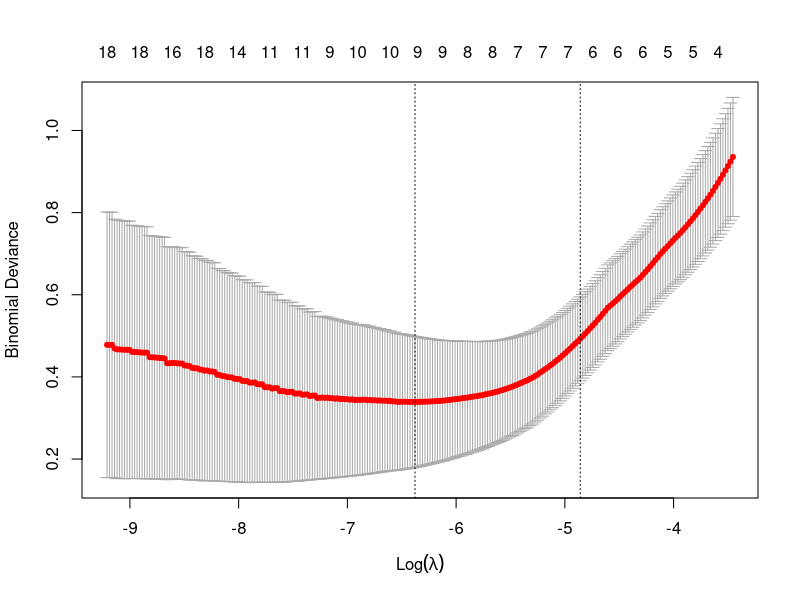
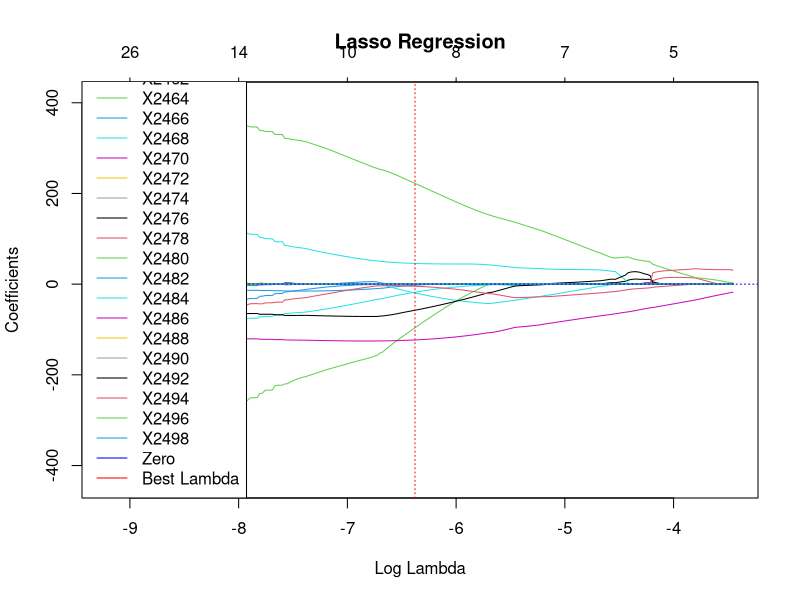

The R source for these figures, in order:
## ---- chunk 1
knitr::opts_chunk$set(echo = TRUE)
rm(list=ls()); graphics.off()
## ---- chunk 2
# Load the dataset
cookies_data <- read.csv(file = "cookies.csv", header = TRUE)
# Create the binary target variable YBin
YBin <- as.numeric(cookies_data$fat > median(cookies_data$fat))

# Computation (mean, standard deviation, minimum and maximum)
cookies_data$mean <- rowMeans(cookies_data[, 2:701])
cookies_data$stDev <- apply(cookies_data[, 2:701], 1, sd)
cookies_data$min <- apply(cookies_data[, 2:701], 1, min)
cookies_data$max <- apply(cookies_data[, 2:701], 1, max)

# Computation (slope)
# Function: compute_slope
# @param: spectrum_values of a cookie (here, column 2 to 701)
# @return: slope of the spectrum curve for a cookie
compute_slope <- function(spectrum_values) {
  pos <- 1:length(spectrum_values)
  lm_model <- lm(spectrum_values ~ pos)
  slope <- coef(lm_model)[2]
  return(slope)
}

cookies_data$slope <- apply(cookies_data[, 2:701], 1, compute_slope) 

# Create a data frame with features and target variable
cookies_features_data <- data.frame(
  YBin = YBin,
  mean = cookies_data$mean,
  stDev = cookies_data$stDev,
  min = cookies_data$min,
  max = cookies_data$max,
  slope = cookies_data$slope
)

head(cookies_features_data)
print(YBin)
## ---- chunk 3
# Fit logistic regression model
model <- glm(YBin ~ ., data = cookies_features_data, family = "binomial")

# Display the summary of the model
summary(model)
## ---- chunk 4
n <- nrow(cookies_features_data)
ind <- sample(n)
tab <- cookies_features_data[ind, ]
K <- 4
lblock <- trunc(n/K)
predictions <- c()
true_values <- tab$YBin
for (k in (1:K)) {
  indk <- ((k-1) * lblock + 1):(k * lblock);
  tabTrain <- tab[-indk, ];
  modTrain <- glm(YBin ~ . , data = tabTrain, family = "binomial");
  testk <- predict.glm(modTrain, newdata = tab[indk, ], type = "response");
  predk <- ifelse(testk > 0.5, 1, 0);
  predictions <- c(predictions, predk);
}

table(true_values, predictions)
## ---- chunk 5
print(paste("Accuracy:", round(mean(true_values == predictions), 2)))
print(paste("Error rate:", round(mean(true_values != predictions), 2)))
## ---- chunk 6
cor(cookies_features_data[, -1])
## ---- chunk 7
# Load the dataset
cookies_data <- read.csv(file = "cookies.csv", header = TRUE)

# Create the binary target variable YBin
YBin <- as.numeric(cookies_data$fat > median(cookies_data$fat))

# Spectra as predictors (without fat column)
spectra_predictors <- cookies_data[, 2:701]
# Add the YBin column to the predictors
spectra_predictors$YBin <- YBin

head(spectra_predictors$YBin)
## ---- chunk 8
# Load the glmnet package
library(glmnet)

# Convert predictors and response to matrix format
X <- as.matrix(spectra_predictors[, -ncol(spectra_predictors)])  # Exclude the YBin column
y <- spectra_predictors$YBin

# Fit regularized logistic regression model (L1 penalty)
lambdas <- 10^seq(-4, -1.5, 0.01)
cv_model_lasso <- cv.glmnet(X, y, family = "binomial", alpha = 1, lambda = lambdas)

# Display the optimal lambda
best_lambda_lasso <- cv_model_lasso$lambda.min
cat("Optimal lambda for Lasso:", best_lambda_lasso, "\n")
lasso_model <- glmnet(X, y, family = "binomial", alpha = 1, lambda = best_lambda_lasso)
print(lasso_model)

plot(cv_model_lasso)
print(cv_model_lasso)

non_zero_coefficients <- (lasso_model$beta[which(lasso_model$beta != 0)])
non_zero_spectra <- (colnames(X)[which(lasso_model$beta != 0)])
data.frame(non_zero_spectra, non_zero_coefficients)

## ---- chunk 9
plot(cv_model_lasso$glmnet.fit, xvar = "lambda", main="Lasso Regression")
abline(h = 0, col = "blue", lty = 3)
abline(v = log(best_lambda_lasso), col = "red", lty = 3)
legend("bottomleft", legend = c(colnames(X), "Zero", "Best Lambda"), col = c(1:700, "blue", "red"), lty = 1)
## ---- chunk 10
best_model_lasso <- glmnet(X, y, family = "binomial", alpha = 1, lambda = best_lambda_lasso)

print(best_model_lasso)
## ---- chunk 11
n <- nrow(spectra_predictors)
ind <- sample(n)
tab <- spectra_predictors[ind, ]
K <- 4
lblock <- trunc(n/K)
predictions <- c()
true_values <- tab$YBin
for (k in (1:K)) {
  indk <- ((k-1) * lblock + 1):(k * lblock);
  tabTrain <- tab[-indk, ];
  formula <- as.formula(paste("YBin ~ ", paste(non_zero_spectra, collapse = " + ")))
  modTrain <- glm(formula, data = tabTrain, family = "binomial", maxit = 10000);
  testk <- predict.glm(modTrain, newdata = tab[indk, ], type = "response");
  predk <- ifelse(testk > 0.5, 1, 0);
  predictions <- c(predictions, predk);
}

table(true_values, predictions)
## ---- chunk 12
print(paste("Accuracy:", round(mean(predictions == true_values), 2)))
print(paste("Error rate:", round(mean(predictions != true_values), 2)))
